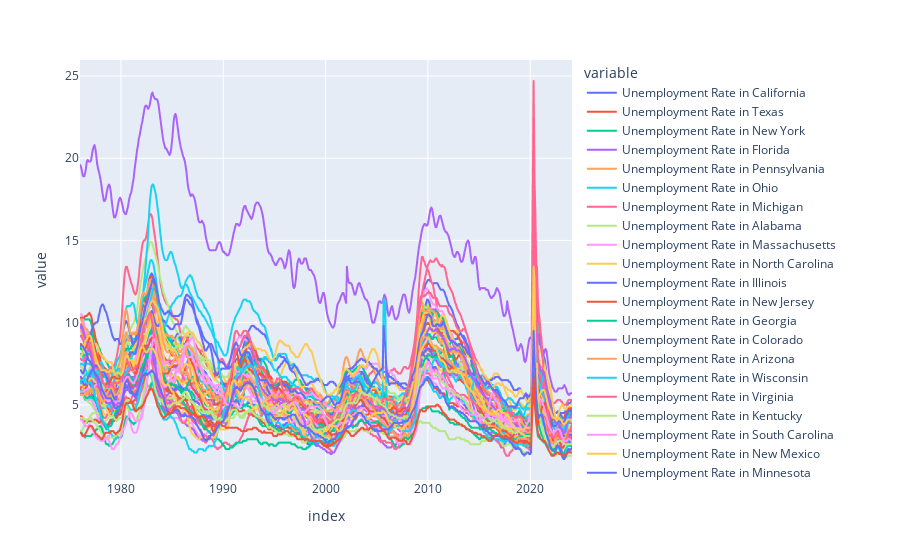

The cell this chart's notebook holds for it:
### Markdown cell above
##### Plotting United States Unemployment Rate

### Code cell
px.line(unemployment_states)

### Figure 1 — Plotly figure (JSON) as saved in the notebook; plotly's stock layout.template omitted (floating-point values rounded to 4 significant figures; data arrays with more than 128 entries replaced by an {"elided": "..."} marker saying what was removed)
{"data": [{"hovertemplate": "variable=Unemployment Rate in California<br>index=%{x}<br>value=%{y}<extra></extra>", "legendgroup": "Unemployment Rate in California", "line": {"color": "#636efa", "dash": "solid"}, "marker": {"symbol": "circle"}, "mode": "lines", "name": "Unemployment Rate in California", "showlegend": true, "type": "scattergl", "x": {"elided": "576 str values"}, "xaxis": "x", "y": {"elided": "576 float values"}, "yaxis": "y"}, {"hovertemplate": "variable=Unemployment Rate in Texas<br>index=%{x}<br>value=%{y}<extra></extra>", "legendgroup": "Unemployment Rate in Texas", "line": {"color": "#EF553B", "dash": "solid"}, "marker": {"symbol": "circle"}, "mode": "lines", "name": "Unemployment Rate in Texas", "showlegend": true, "type": "scattergl", "x": {"elided": "576 str values"}, "xaxis": "x", "y": {"elided": "576 float values"}, "yaxis": "y"}, {"hovertemplate": "variable=Unemployment Rate in New York<br>index=%{x}<br>value=%{y}<extra></extra>", "legendgroup": "Unemployment Rate in New York", "line": {"color": "#00cc96", "dash": "solid"}, "marker": {"symbol": "circle"}, "mode": "lines", "name": "Unemployment Rate in New York", "showlegend": true, "type": "scattergl", "x": {"elided": "576 str values"}, "xaxis": "x", "y": {"elided": "576 float values"}, "yaxis": "y"}, {"hovertemplate": "variable=Unemployment Rate in Florida<br>index=%{x}<br>value=%{y}<extra></extra>", "legendgroup": "Unemployment Rate in Florida", "line": {"color": "#ab63fa", "dash": "solid"}, "marker": {"symbol": "circle"}, "mode": "lines", "name": "Unemployment Rate in Florida", "showlegend": true, "type": "scattergl", "x": {"elided": "576 str values"}, "xaxis": "x", "y": {"elided": "576 float values"}, "yaxis": "y"}, {"hovertemplate": "variable=Unemployment Rate in Pennsylvania<br>index=%{x}<br>value=%{y}<extra></extra>", "legendgroup": "Unemployment Rate in Pennsylvania", "line": {"color": "#FFA15A", "dash": "solid"}, "marker": {"symbol": "circle"}, "mode": "lines", "name": "Unemployment Rate in Pennsylvania", "showlegend": true, "type": "scattergl", "x": {"elided": "576 str values"}, "xaxis": "x", "y": {"elided": "576 float values"}, "yaxis": "y"}, {"hovertemplate": "variable=Unemployment Rate in Ohio<br>index=%{x}<br>value=%{y}<extra></extra>", "legendgroup": "Unemployment Rate in Ohio", "line": {"color": "#19d3f3", "dash": "solid"}, "marker": {"symbol": "circle"}, "mode": "lines", "name": "Unemployment Rate in Ohio", "showlegend": true, "type": "scattergl", "x": {"elided": "576 str values"}, "xaxis": "x", "y": {"elided": "576 float values"}, "yaxis": "y"}, {"hovertemplate": "variable=Unemployment Rate in Michigan<br>index=%{x}<br>value=%{y}<extra></extra>", "legendgroup": "Unemployment Rate in Michigan", "line": {"color": "#FF6692", "dash": "solid"}, "marker": {"symbol": "circle"}, "mode": "lines", "name": "Unemployment Rate in Michigan", "showlegend": true, "type": "scattergl", "x": {"elided": "576 str values"}, "xaxis": "x", "y": {"elided": "576 float values"}, "yaxis": "y"}, {"hovertemplate": "variable=Unemployment Rate in Alabama<br>index=%{x}<br>value=%{y}<extra></extra>", "legendgroup": "Unemployment Rate in Alabama", "line": {"color": "#B6E880", "dash": "solid"}, "marker": {"symbol": "circle"}, "mode": "lines", "name": "Unemployment Rate in Alabama", "showlegend": true, "type": "scattergl", "x": {"elided": "576 str values"}, "xaxis": "x", "y": {"elided": "576 float values"}, "yaxis": "y"}, {"hovertemplate": "variable=Unemployment Rate in Massachusetts<br>index=%{x}<br>value=%{y}<extra></extra>", "legendgroup": "Unemployment Rate in Massachusetts", "line": {"color": "#FF97FF", "dash": "solid"}, "marker": {"symbol": "circle"}, "mode": "lines", "name": "Unemployment Rate in Massachusetts", "showlegend": true, "type": "scattergl", "x": {"elided": "576 str values"}, "xaxis": "x", "y": {"elided": "576 float values"}, "yaxis": "y"}, {"hovertemplate": "variable=Unemployment Rate in North Carolina<br>index=%{x}<br>value=%{y}<extra></extra>", "legendgroup": "Unemployment Rate in North Carolina", "line": {"color": "#FECB52", "dash": "solid"}, "marker": {"symbol": "circle"}, "mode": "lines", "name": "Unemployment Rate in North Carolina", "showlegend": true, "type": "scattergl", "x": {"elided": "576 str values"}, "xaxis": "x", "y": {"elided": "576 float values"}, "yaxis": "y"}, {"hovertemplate": "variable=Unemployment Rate in Illinois<br>index=%{x}<br>value=%{y}<extra></extra>", "legendgroup": "Unemployment Rate in Illinois", "line": {"color": "#636efa", "dash": "solid"}, "marker": {"symbol": "circle"}, "mode": "lines", "name": "Unemployment Rate in Illinois", "showlegend": true, "type": "scattergl", "x": {"elided": "576 str values"}, "xaxis": "x", "y": {"elided": "576 float values"}, "yaxis": "y"}, {"hovertemplate": "variable=Unemployment Rate in New Jersey<br>index=%{x}<br>value=%{y}<extra></extra>", "legendgroup": "Unemployment Rate in New Jersey", "line": {"color": "#EF553B", "dash": "solid"}, "marker": {"symbol": "circle"}, "mode": "lines", "name": "Unemployment Rate in New Jersey", "showlegend": true, "type": "scattergl", "x": {"elided": "576 str values"}, "xaxis": "x", "y": {"elided": "576 float values"}, "yaxis": "y"}, {"hovertemplate": "variable=Unemployment Rate in Georgia<br>index=%{x}<br>value=%{y}<extra></extra>", "legendgroup": "Unemployment Rate in Georgia", "line": {"color": "#00cc96", "dash": "solid"}, "marker": {"symbol": "circle"}, "mode": "lines", "name": "Unemployment Rate in Georgia", "showlegend": true, "type": "scattergl", "x": {"elided": "576 str values"}, "xaxis": "x", "y": {"elided": "576 float values"}, "yaxis": "y"}, {"hovertemplate": "variable=Unemployment Rate in Colorado<br>index=%{x}<br>value=%{y}<extra></extra>", "legendgroup": "Unemployment Rate in Colorado", "line": {"color": "#ab63fa", "dash": "solid"}, "marker": {"symbol": "circle"}, "mode": "lines", "name": "Unemployment Rate in Colorado", "showlegend": true, "type": "scattergl", "x": {"elided": "576 str values"}, "xaxis": "x", "y": {"elided": "576 float values"}, "yaxis": "y"}, {"hovertemplate": "variable=Unemployment Rate in Arizona<br>index=%{x}<br>value=%{y}<extra></extra>", "legendgroup": "Unemployment Rate in Arizona", "line": {"color": "#FFA15A", "dash": "solid"}, "marker": {"symbol": "circle"}, "mode": "lines", "name": "Unemployment Rate in Arizona", "showlegend": true, "type": "scattergl", "x": {"elided": "576 str values"}, "xaxis": "x", "y": {"elided": "576 float values"}, "yaxis": "y"}, {"hovertemplate": "variable=Unemployment Rate in Wisconsin<br>index=%{x}<br>value=%{y}<extra></extra>", "legendgroup": "Unemployment Rate in Wisconsin", "line": {"color": "#19d3f3", "dash": "solid"}, "marker": {"symbol": "circle"}, "mode": "lines", "name": "Unemployment Rate in Wisconsin", "showlegend": true, "type": "scattergl", "x": {"elided": "576 str values"}, "xaxis": "x", "y": {"elided": "576 float values"}, "yaxis": "y"}, {"hovertemplate": "variable=Unemployment Rate in Virginia<br>index=%{x}<br>value=%{y}<extra></extra>", "legendgroup": "Unemployment Rate in Virginia", "line": {"color": "#FF6692", "dash": "solid"}, "marker": {"symbol": "circle"}, "mode": "lines", "name": "Unemployment Rate in Virginia", "showlegend": true, "type": "scattergl", "x": {"elided": "576 str values"}, "xaxis": "x", "y": {"elided": "576 float values"}, "yaxis": "y"}, {"hovertemplate": "variable=Unemployment Rate in Kentucky<br>index=%{x}<br>value=%{y}<extra></extra>", "legendgroup": "Unemployment Rate in Kentucky", "line": {"color": "#B6E880", "dash": "solid"}, "marker": {"symbol": "circle"}, "mode": "lines", "name": "Unemployment Rate in Kentucky", "showlegend": true, "type": "scattergl", "x": {"elided": "576 str values"}, "xaxis": "x", "y": {"elided": "576 float values"}, "yaxis": "y"}, {"hovertemplate": "variable=Unemployment Rate in South Carolina<br>index=%{x}<br>value=%{y}<extra></extra>", "legendgroup": "Unemployment Rate in South Carolina", "line": {"color": "#FF97FF", "dash": "solid"}, "marker": {"symbol": "circle"}, "mode": "lines", "name": "Unemployment Rate in South Carolina", "showlegend": true, "type": "scattergl", "x": {"elided": "576 str values"}, "xaxis": "x", "y": {"elided": "576 float values"}, "yaxis": "y"}, {"hovertemplate": "variable=Unemployment Rate in New Mexico<br>index=%{x}<br>value=%{y}<extra></extra>", "legendgroup": "Unemployment Rate in New Mexico", "line": {"color": "#FECB52", "dash": "solid"}, "marker": {"symbol": "circle"}, "mode": "lines", "name": "Unemployment Rate in New Mexico", "showlegend": true, "type": "scattergl", "x": {"elided": "576 str values"}, "xaxis": "x", "y": {"elided": "576 float values"}, "yaxis": "y"}, {"hovertemplate": "variable=Unemployment Rate in Minnesota<br>index=%{x}<br>value=%{y}<extra></extra>", "legendgroup": "Unemployment Rate in Minnesota", "line": {"color": "#636efa", "dash": "solid"}, "marker": {"symbol": "circle"}, "mode": "lines", "name": "Unemployment Rate in Minnesota", "showlegend": true, "type": "scattergl", "x": {"elided": "576 str values"}, "xaxis": "x", "y": {"elided": "576 float values"}, "yaxis": "y"}, {"hovertemplate": "variable=Unemployment Rate in Tennessee<br>index=%{x}<br>value=%{y}<extra></extra>", "legendgroup": "Unemployment Rate in Tennessee", "line": {"color": "#EF553B", "dash": "solid"}, "marker": {"symbol": "circle"}, "mode": "lines", "name": "Unemployment Rate in Tennessee", "showlegend": true, "type": "scattergl", "x": {"elided": "576 str values"}, "xaxis": "x", "y": {"elided": "576 float values"}, "yaxis": "y"}, {"hovertemplate": "variable=Unemployment Rate in Washington<br>index=%{x}<br>value=%{y}<extra></extra>", "legendgroup": "Unemployment Rate in Washington", "line": {"color": "#00cc96", "dash": "solid"}, "marker": {"symbol": "circle"}, "mode": "lines", "name": "Unemployment Rate in Washington", "showlegend": true, "type": "scattergl", "x": {"elided": "576 str values"}, "xaxis": "x", "y": {"elided": "576 float values"}, "yaxis": "y"}, {"hovertemplate": "variable=Unemployment Rate in Maryland<br>index=%{x}<br>value=%{y}<extra></extra>", "legendgroup": "Unemployment Rate in Maryland", "line": {"color": "#ab63fa", "dash": "solid"}, "marker": {"symbol": "circle"}, "mode": "lines", "name": "Unemployment Rate in Maryland", "showlegend": true, "type": "scattergl", "x": {"elided": "576 str values"}, "xaxis": "x", "y": {"elided": "576 float values"}, "yaxis": "y"}, {"hovertemplate": "variable=Unemployment Rate in Oregon<br>index=%{x}<br>value=%{y}<extra></extra>", "legendgroup": "Unemployment Rate in Oregon", "line": {"color": "#FFA15A", "dash": "solid"}, "marker": {"symbol": "circle"}, "mode": "lines", "name": "Unemployment Rate in Oregon", "showlegend": true, "type": "scattergl", "x": {"elided": "576 str values"}, "xaxis": "x", "y": {"elided": "576 float values"}, "yaxis": "y"}, {"hovertemplate": "variable=Unemployment Rate in West Virginia<br>index=%{x}<br>value=%{y}<extra></extra>", "legendgroup": "Unemployment Rate in West Virginia", "line": {"color": "#19d3f3", "dash": "solid"}, "marker": {"symbol": "circle"}, "mode": "lines", "name": "Unemployment Rate in West Virginia", "showlegend": true, "type": "scattergl", "x": {"elided": "576 str values"}, "xaxis": "x", "y": {"elided": "576 float values"}, "yaxis": "y"}, {"hovertemplate": "variable=Unemployment Rate in Nevada<br>index=%{x}<br>value=%{y}<extra></extra>", "legendgroup": "Unemployment Rate in Nevada", "line": {"color": "#FF6692", "dash": "solid"}, "marker": {"symbol": "circle"}, "mode": "lines", "name": "Unemployment Rate in Nevada", "showlegend": true, "type": "scattergl", "x": {"elided": "576 str values"}, "xaxis": "x", "y": {"elided": "576 float values"}, "yaxis": "y"}, {"hovertemplate": "variable=Unemployment Rate in Arkansas<br>index=%{x}<br>value=%{y}<extra></extra>", "legendgroup": "Unemployment Rate in Arkansas", "line": {"color": "#B6E880", "dash": "solid"}, "marker": {"symbol": "circle"}, "mode": "lines", "name": "Unemployment Rate in Arkansas", "showlegend": true, "type": "scattergl", "x": {"elided": "576 str values"}, "xaxis": "x", "y": {"elided": "576 float values"}, "yaxis": "y"}, {"hovertemplate": "variable=Unemployment Rate in Oklahoma<br>index=%{x}<br>value=%{y}<extra></extra>", "legendgroup": "Unemployment Rate in Oklahoma", "line": {"color": "#FF97FF", "dash": "solid"}, "marker": {"symbol": "circle"}, "mode": "lines", "name": "Unemployment Rate in Oklahoma", "showlegend": true, "type": "scattergl", "x": {"elided": "576 str values"}, "xaxis": "x", "y": {"elided": "576 float values"}, "yaxis": "y"}, {"hovertemplate": "variable=Unemployment Rate in Missouri<br>index=%{x}<br>value=%{y}<extra></extra>", "legendgroup": "Unemployment Rate in Missouri", "line": {"color": "#FECB52", "dash": "solid"}, "marker": {"symbol": "circle"}, "mode": "lines", "name": "Unemployment Rate in Missouri", "showlegend": true, "type": "scattergl", "x": {"elided": "576 str values"}, "xaxis": "x", "y": {"elided": "576 float values"}, "yaxis": "y"}, {"hovertemplate": "variable=Unemployment Rate in Alaska<br>index=%{x}<br>value=%{y}<extra></extra>", "legendgroup": "Unemployment Rate in Alaska", "line": {"color": "#636efa", "dash": "solid"}, "marker": {"symbol": "circle"}, "mode": "lines", "name": "Unemployment Rate in Alaska", "showlegend": true, "type": "scattergl", "x": {"elided": "576 str values"}, "xaxis": "x", "y": {"elided": "576 float values"}, "yaxis": "y"}, {"hovertemplate": "variable=Unemployment Rate in Iowa<br>index=%{x}<br>value=%{y}<extra></extra>", "legendgroup": "Unemployment Rate in Iowa", "line": {"color": "#EF553B", "dash": "solid"}, "marker": {"symbol": "circle"}, "mode": "lines", "name": "Unemployment Rate in Iowa", "showlegend": true, "type": "scattergl", "x": {"elided": "576 str values"}, "xaxis": "x", "y": {"elided": "576 float values"}, "yaxis": "y"}, {"hovertemplate": "variable=Unemployment Rate in Utah<br>index=%{x}<br>value=%{y}<extra></extra>", "legendgroup": "Unemployment Rate in Utah", "line": {"color": "#00cc96", "dash": "solid"}, "marker": {"symbol": "circle"}, "mode": "lines", "name": "Unemployment Rate in Utah", "showlegend": true, "type": "scattergl", "x": {"elided": "576 str values"}, "xaxis": "x", "y": {"elided": "576 float values"}, "yaxis": "y"}, {"hovertemplate": "variable=Unemployment Rate in Puerto Rico<br>index=%{x}<br>value=%{y}<extra></extra>", "legendgroup": "Unemployment Rate in Puerto Rico", "line": {"color": "#ab63fa", "dash": "solid"}, "marker": {"symbol": "circle"}, "mode": "lines", "name": "Unemployment Rate in Puerto Rico", "showlegend": true, "type": "scattergl", "x": {"elided": "576 str values"}, "xaxis": "x", "y": {"elided": "576 float values"}, "yaxis": "y"}, {"hovertemplate": "variable=Unemployment Rate in Indiana<br>index=%{x}<br>value=%{y}<extra></extra>", "legendgroup": "Unemployment Rate in Indiana", "line": {"color": "#FFA15A", "dash": "solid"}, "marker": {"symbol": "circle"}, "mode": "lines", "name": "Unemployment Rate in Indiana", "showlegend": true, "type": "scattergl", "x": {"elided": "576 str values"}, "xaxis": "x", "y": {"elided": "576 float values"}, "yaxis": "y"}, {"hovertemplate": "variable=Unemployment Rate in Louisiana<br>index=%{x}<br>value=%{y}<extra></extra>", "legendgroup": "Unemployment Rate in Louisiana", "line": {"color": "#19d3f3", "dash": "solid"}, "marker": {"symbol": "circle"}, "mode": "lines", "name": "Unemployment Rate in Louisiana", "showlegend": true, "type": "scattergl", "x": {"elided": "576 str values"}, "xaxis": "x", "y": {"elided": "576 float values"}, "yaxis": "y"}, {"hovertemplate": "variable=Unemployment Rate in Hawaii<br>index=%{x}<br>value=%{y}<extra></extra>", "legendgroup": "Unemployment Rate in Hawaii", "line": {"color": "#FF6692", "dash": "solid"}, "marker": {"symbol": "circle"}, "mode": "lines", "name": "Unemployment Rate in Hawaii", "showlegend": true, "type": "scattergl", "x": {"elided": "576 str values"}, "xaxis": "x", "y": {"elided": "576 float values"}, "yaxis": "y"}, {"hovertemplate": "variable=Unemployment Rate in North Dakota<br>index=%{x}<br>value=%{y}<extra></extra>", "legendgroup": "Unemployment Rate in North Dakota", "line": {"color": "#B6E880", "dash": "solid"}, "marker": {"symbol": "circle"}, "mode": "lines", "name": "Unemployment Rate in North Dakota", "showlegend": true, "type": "scattergl", "x": {"elided": "576 str values"}, "xaxis": "x", "y": {"elided": "576 float values"}, "yaxis": "y"}, {"hovertemplate": "variable=Unemployment Rate in Montana<br>index=%{x}<br>value=%{y}<extra></extra>", "legendgroup": "Unemployment Rate in Montana", "line": {"color": "#FF97FF", "dash": "solid"}, "marker": {"symbol": "circle"}, "mode": "lines", "name": "Unemployment Rate in Montana", "showlegend": true, "type": "scattergl", "x": {"elided": "576 str values"}, "xaxis": "x", "y": {"elided": "576 float values"}, "yaxis": "y"}, {"hovertemplate": "variable=Unemployment Rate in the District of Columbia<br>index=%{x}<br>value=%{y}<extra></extra>", "legendgroup": "Unemployment Rate in the District of Columbia", "line": {"color": "#FECB52", "dash": "solid"}, "marker": {"symbol": "circle"}, "mode": "lines", "name": "Unemployment Rate in the District of Columbia", "showlegend": true, "type": "scattergl", "x": {"elided": "576 str values"}, "xaxis": "x", "y": {"elided": "576 float values"}, "yaxis": "y"}, {"hovertemplate": "variable=Unemployment Rate in Mississippi<br>index=%{x}<br>value=%{y}<extra></extra>", "legendgroup": "Unemployment Rate in Mississippi", "line": {"color": "#636efa", "dash": "solid"}, "marker": {"symbol": "circle"}, "mode": "lines", "name": "Unemployment Rate in Mississippi", "showlegend": true, "type": "scattergl", "x": {"elided": "576 str values"}, "xaxis": "x", "y": {"elided": "576 float values"}, "yaxis": "y"}, {"hovertemplate": "variable=Unemployment Rate in Maine<br>index=%{x}<br>value=%{y}<extra></extra>", "legendgroup": "Unemployment Rate in Maine", "line": {"color": "#EF553B", "dash": "solid"}, "marker": {"symbol": "circle"}, "mode": "lines", "name": "Unemployment Rate in Maine", "showlegend": true, "type": "scattergl", "x": {"elided": "576 str values"}, "xaxis": "x", "y": {"elided": "576 float values"}, "yaxis": "y"}, {"hovertemplate": "variable=Unemployment Rate in Nebraska<br>index=%{x}<br>value=%{y}<extra></extra>", "legendgroup": "Unemployment Rate in Nebraska", "line": {"color": "#00cc96", "dash": "solid"}, "marker": {"symbol": "circle"}, "mode": "lines", "name": "Unemployment Rate in Nebraska", "showlegend": true, "type": "scattergl", "x": {"elided": "576 str values"}, "xaxis": "x", "y": {"elided": "576 float values"}, "yaxis": "y"}, {"hovertemplate": "variable=Unemployment Rate in Connecticut<br>index=%{x}<br>value=%{y}<extra></extra>", "legendgroup": "Unemployment Rate in Connecticut", "line": {"color": "#ab63fa", "dash": "solid"}, "marker": {"symbol": "circle"}, "mode": "lines", "name": "Unemployment Rate in Connecticut", "showlegend": true, "type": "scattergl", "x": {"elided": "576 str values"}, "xaxis": "x", "y": {"elided": "576 float values"}, "yaxis": "y"}, {"hovertemplate": "variable=Unemployment Rate in Idaho<br>index=%{x}<br>value=%{y}<extra></extra>", "legendgroup": "Unemployment Rate in Idaho", "line": {"color": "#FFA15A", "dash": "solid"}, "marker": {"symbol": "circle"}, "mode": "lines", "name": "Unemployment Rate in Idaho", "showlegend": true, "type": "scattergl", "x": {"elided": "576 str values"}, "xaxis": "x", "y": {"elided": "576 float values"}, "yaxis": "y"}, {"hovertemplate": "variable=Unemployment Rate in New Hampshire<br>index=%{x}<br>value=%{y}<extra></extra>", "legendgroup": "Unemployment Rate in New Hampshire", "line": {"color": "#19d3f3", "dash": "solid"}, "marker": {"symbol": "circle"}, "mode": "lines", "name": "Unemployment Rate in New Hampshire", "showlegend": true, "type": "scattergl", "x": {"elided": "576 str values"}, "xaxis": "x", "y": {"elided": "576 float values"}, "yaxis": "y"}, {"hovertemplate": "variable=Unemployment Rate in Rhode Island<br>index=%{x}<br>value=%{y}<extra></extra>", "legendgroup": "Unemployment Rate in Rhode Island", "line": {"color": "#FF6692", "dash": "solid"}, "marker": {"symbol": "circle"}, "mode": "lines", "name": "Unemployment Rate in Rhode Island", "showlegend": true, "type": "scattergl", "x": {"elided": "576 str values"}, "xaxis": "x", "y": {"elided": "576 float values"}, "yaxis": "y"}, {"hovertemplate": "variable=Unemployment Rate in Kansas<br>index=%{x}<br>value=%{y}<extra></extra>", "legendgroup": "Unemployment Rate in Kansas", "line": {"color": "#B6E880", "dash": "solid"}, "marker": {"symbol": "circle"}, "mode": "lines", "name": "Unemployment Rate in Kansas", "showlegend": true, "type": "scattergl", "x": {"elided": "576 str values"}, "xaxis": "x", "y": {"elided": "576 float values"}, "yaxis": "y"}, {"hovertemplate": "variable=Unemployment Rate in Wyoming<br>index=%{x}<br>value=%{y}<extra></extra>", "legendgroup": "Unemployment Rate in Wyoming", "line": {"color": "#FF97FF", "dash": "solid"}, "marker": {"symbol": "circle"}, "mode": "lines", "name": "Unemployment Rate in Wyoming", "showlegend": true, "type": "scattergl", "x": {"elided": "576 str values"}, "xaxis": "x", "y": {"elided": "576 float values"}, "yaxis": "y"}, {"hovertemplate": "variable=Unemployment Rate in Delaware<br>index=%{x}<br>value=%{y}<extra></extra>", "legendgroup": "Unemployment Rate in Delaware", "line": {"color": "#FECB52", "dash": "solid"}, "marker": {"symbol": "circle"}, "mode": "lines", "name": "Unemployment Rate in Delaware", "showlegend": true, "type": "scattergl", "x": {"elided": "576 str values"}, "xaxis": "x", "y": {"elided": "576 float values"}, "yaxis": "y"}, {"hovertemplate": "variable=Unemployment Rate in Vermont<br>index=%{x}<br>value=%{y}<extra></extra>", "legendgroup": "Unemployment Rate in Vermont", "line": {"color": "#636efa", "dash": "solid"}, "marker": {"symbol": "circle"}, "mode": "lines", "name": "Unemployment Rate in Vermont", "showlegend": true, "type": "scattergl", "x": {"elided": "576 str values"}, "xaxis": "x", "y": {"elided": "576 float values"}, "yaxis": "y"}, {"hovertemplate": "variable=Unemployment Rate in South Dakota<br>index=%{x}<br>value=%{y}<extra></extra>", "legendgroup": "Unemployment Rate in South Dakota", "line": {"color": "#EF553B", "dash": "solid"}, "marker": {"symbol": "circle"}, "mode": "lines", "name": "Unemployment Rate in South Dakota", "showlegend": true, "type": "scattergl", "x": {"elided": "576 str values"}, "xaxis": "x", "y": {"elided": "576 float values"}, "yaxis": "y"}], "layout": {"legend": {"title": {"text": "variable"}, "tracegroupgap": 0}, "margin": {"t": 60}, "xaxis": {"anchor": "y", "domain": [0, 1], "title": {"text": "index"}}, "yaxis": {"anchor": "x", "domain": [0, 1], "title": {"text": "value"}}}}
